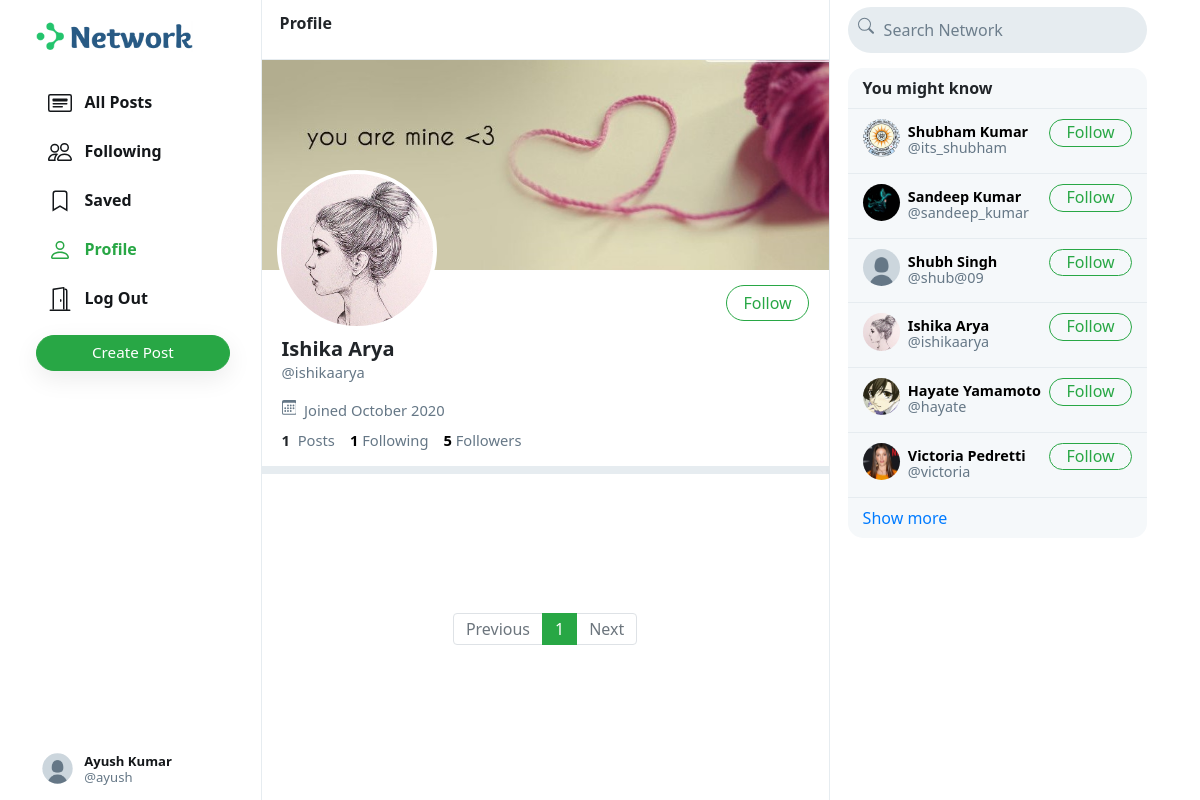
Page /ishikaarya (signed in) on the committed database.
### network/models.py (models this page shows, shortened)
class User(AbstractUser):
    profile_pic = models.ImageField(upload_to='profile_pic/')
    bio = models.TextField(max_length=160, blank=True, null=True)
    cover = models.ImageField(upload_to='covers/', blank=True)

### network/views.py (the view)
# urls.py: path("<str:username>", views.profile, name='profile'),
def profile(request, username):
    user = User.objects.get(username=username)
    all_posts = Post.objects.filter(creater=user).order_by('-date_created')
    paginator = Paginator(all_posts, 10)
    page_number = request.GET.get('page')
    if page_number == None:
        page_number = 1
    posts = paginator.get_page(page_number)
    followings = []
    suggestions = []
    follower = False
    if request.user.is_authenticated:
        followings = Follower.objects.filter(followers=request.user).values_list('user', flat=True)
        suggestions = User.objects.exclude(pk__in=followings).exclude(username=request.user.username).order_by("?")[:6]
        if request.user in Follower.objects.get(user=user).followers.all():
            follower = True
    follower_count = Follower.objects.get(user=user).followers.all().count()
    following_count = Follower.objects.filter(followers=user).count()
    return render(request, 'network/profile.html', {
        "username": user,
        "posts": posts,
        "posts_count": all_posts.count(),
        "suggestions": suggestions,
        "page": "profile",
        "is_follower": follower,
        "follower_count": follower_count,
        "following_count": following_count
    })

### network/templates/network/profile.html (shortened to what this page needs)
{% extends 'network/index.html' %}
{% load static %}
{% block profile %}
    <div class="profile-view" data-user="{{username.username}}">
        <div class="cover-image" style="background-image: url(/media/{{username.cover}})"></div>
        <div class="profile-image" style="background-image: url(/media/{{username.profile_pic}})"></div>
        <div class="profile-details">
            <div>
                {% if user.username == username.username %}
                    <button class="btn btn-outline-success float-right" id="edit-profile-btn">Edit Profile</button>
                {% elif is_follower %}
                    <button class="btn btn-success float-right" onclick="unfollow_user(this,'{{username.username}}','edit_page')" id="following-btn">Following</button>
                {% else %}
                    <button class="btn btn-outline-success float-right" onclick="follow_user(this,'{{username.username}}','edit_page')" id="follow-btn">Follow</button>
                {% endif %}
            </div>
            <div class="details-data">
                <h5>{{username.first_name}} {{username.last_name}}</h5>
                <div class="grey">@{{username.username}}</div>
                <div class="grey" style="padding: 8px 0px;">
                    &nbsp;Joined {{username.date_joined | date:"F Y"}}
                </div>
                <div>
                    <strong>
                        {{posts_count}}
                    </strong>
                    &nbsp;<span class="grey">Posts</span>
                    <a href="#">
                        <strong id="following__count">{{following_count | default:0}}</strong>&nbsp;<span class="grey">Following</span>
                    </a>
                    <a href="#">
                        <strong id="follower__count">{{follower_count | default:0}}</strong>&nbsp;<span class="grey">Followers</span>
                    </a>
                </div>
            </div>
        </div>
    </div>
    <div class="space"></div>
{% endblock %}

### network/templates/network/layout.html (shortened to what this page needs)
{% load static %}
<!DOCTYPE html>
<html lang="en">
    <head>
        <link rel="stylesheet" href="https://stackpath.bootstrapcdn.com/bootstrap/4.4.1/css/bootstrap.min.css">
        <link href="{% static 'network/styles.css' %}" rel="stylesheet">
    </head>
    <body>
        <div class="body" data-page="{{page}}">
            <div class="sidenav">
                <a href="{% url 'index' %}" class="navbar-brand">
                    <img src="{% static 'network/Images/logo.png' %}" height="31px">
                </a>
                <div style="height: 100%;">
                    <div>
                        <div>
                            <ul>
                                <li class="nav-item" id="all_posts">
                                <a href="{% url 'index' %}" class="nav-link">
                                    <div>
                                        &nbsp;&nbsp;All Posts
                                    </div>
                                </a>
                                </li>
                                {% if user.is_authenticated %}
                                    <li class="nav-item" id="following">
                                        <a href="{% url 'following' %}" class="nav-link">
                                            <div>
                                                &nbsp;&nbsp;Following
                                            </div>
                                        </a>
                                    </li>
                                    <li class="nav-item" id="saved">
                                        <a href="{% url 'saved' %}" class="nav-link">
                                            <div>
                                                <svg width="1.5em" height="1.5em" viewBox="0 0 16 16" class="bi bi-bookmark" fill="currentColor" xmlns="http://www.w3.org/2000/svg">
                                                    <path fill-rule="evenodd" d="M8 12l5 3V3a2 2 0 0 0-2-2H5a2 2 0 0 0-2 2v12l5-3zm-4 1.234l4-2.4 4 2.4V3a1 1 0 0 0-1-1H5a1 1 0 0 0-1 1v10.234z"/>
                                                  </svg>
                                                &nbsp;&nbsp;Saved
                                            </div>
                                        </a>
                                    </li>
                                    <li class="nav-item" id="profile">
                                        <a href="{% url 'profile' user.username %}" class="nav-link">
                                            <div>
                                                &nbsp;&nbsp;Profile
                                            </div>
                                        </a>
                                    </li>
                                    <li class="nav-item" id="logout">
                                        <a href="{% url 'logout' %}" class="nav-link">
                                            <div>
                                                &nbsp;&nbsp;Log Out
                                            </div>
                                        </a>
                                    </li>
                                {% endif %}
                            </ul>
                        </div>
                        {% if user.is_authenticated %}
                            <button id="popup-btn" class="btn btn-success new-post-btn" onclick="createpost()">Create Post</button>
                        {% endif %}
                    </div>
                    <div style="position: absolute; bottom: 10px;">
                        {% if user.is_authenticated %}
                            <li class="nav-item sidenav-user">
                                <a href="{% url 'profile' user.username %}" class="nav-link">
                                    <div class="user_account">
                                        <div class="small-profilepic" style="float: left; background-image: url(/media/{{user.profile_pic}})"></div>
                                        <div style="height: 2.7vw; margin: auto;">
                                            <div style="margin-top: 4px;"><strong>{{user.first_name}} {{user.last_name}}</strong></div>
                                            <div class="grey" style="margin-top: 4px;">@{{ user.username }}</div>
                                        </div>
                                    </div>
                                </a>
                            </li>
                        {% endif %}
                    </div>
                </div>
            </div>
            {% block body %}
            {% endblock %}
            <div class="right-div">
                <nav class="head">
                    <form action="#">
                        <div class="search-div">
                            <div>
                            </div>
                            <input type="text" name="query" id="search-box" placeholder="Search Network">
                        </div>
                    </form>
                </nav>
                <div class='right-div-content'>
                    <div class="space" style="background-color: white;"></div>
                    {% if user.is_authenticated %}
                        <div class="suggestion-box">
                            <div class="suggestion-header">
                                You might know
                            </div>
                            {% for suggestion in suggestions %}
                                <div class="suggestion-user">
                                    <div>
                                        <a href="{% url 'profile' suggestion.username %}">
                                            <div class="small-profilepic" style="background-image: url(/media/{{suggestion.profile_pic}})"></div>
                                        </a>
                                    </div>
                                    <div class="user-details">
                                        <a href="{% url 'profile' suggestion.username %}">
                                            <div id="user-name">
                                                <strong>
                                                    {{suggestion.first_name}} {{suggestion.last_name}}
                                                </strong>
                                            </div>
                                            <div class="grey">@{{suggestion.username}}</div>
                                        </a>
                                    </div>
                                    <div>
                                        <button class="btn btn-outline-success" type="button" onclick="follow_user(this,'{{suggestion.username}}','suggestion')">Follow</button>
                                    </div>
                                </div>
                            {% empty %}
                                    <div style="text-align: center; border-bottom: .5px solid #e6ecf0; padding: 10px 15px;">
                                        <span class="grey" style="font-size: .9em;">No suggestions available.</span>
                                    </div>
                            {% endfor %}
                            <div class="suggestion-footer">
                                <a href="#">Show more</a>
                            </div>
                        </div>
                    {% endif %}
                </div>
            </div>
        </div>
    </body>
</html>

### network/static/network/styles.css (style rules this page uses)
.body { display: flex; min-height: 100%; font-family: system-ui, sans-serif; }
.btn { border-radius: 20px; padding: 0.32rem 1rem 0.375rem 1rem; }
.btn, .btn:focus, .btn:active { box-shadow: none !important; -webkit-box-shadow: none !important; }
.grey { color: #657786; }
svg { vertical-align: text-top; }
.sidenav { height: 100%; width: 21.8%; position: fixed; top: 0; left: 0; padding: 15px; list-style: none; border-right: .5px solid #e6ecf0; z-index: 100; padding-left: 3%; background-color: white; }
.sidenav ul { list-style: none; padding-left: 0px; margin-top: 3vh; }
.sidenav li { margin-top: 7px; }
.sidenav .nav-link { color: #14171a; line-height: .7em; font-weight: 700; padding: 0px; }
.sidenav .nav-link > div { padding: 10px 20px 8px 12px; border-radius: 25px; line-height: 0.9em; width: max-content; }
.new-post-btn { padding-left: 55px !important; padding-right: 55px !important; font-size: .95em; font-weight: 530; box-shadow: rgba(0, 0, 0, 0.08) 0px 8px 24px !important; }
.user_account { display: flex; font-size: .82rem; font-weight: normal; padding-top: 3px !important; padding-bottom: 3px !important; padding-left: 3px !important; }
.user_account .small-profilepic { transform: scale(.82); margin-left: auto; margin-top: auto; }
.active a { color: #28a745 !important; }
.head { height: 7.5vh; }
.small-profilepic { width: 3.1vw; height: 3.1vw; border-radius: 9999px; overflow: hidden; margin-right: 8px; background-size: cover; background-repeat: no-repeat; background-position: center; box-sizing: content-box; }
.space { height: 8px; background-color: #e6ecf0; }
.cover-image { height: 210px; background-size: cover; background-position: center; background-repeat: no-repeat; background-color: #ccd6dd; }
.profile-image { width: 160px; height: 160px; position: absolute; left: 15px; top: 110px; border-radius: 99999px; border: 4px solid white; background-size: cover; background-repeat: no-repeat; background-position: center; background-color: white; }
.profile-details { padding: 15px 20px; }
.profile-details button { padding-bottom: 0.3rem; }
.profile-details > .details-data { margin-top: 52px; font-size: .92em; }
.profile-details h5 { font-weight: 800; margin-bottom: 0px; }
.profile-details a { color: black; text-decoration: none; }
.right-div { width: 28%; height: 100vh; position: fixed; right: 2.95%; border-left: .5px solid #e6ecf0; background-color: white; }
.right-div .head { padding: .9vh 1.5vw; }
.right-div .search-div { margin-left: auto; margin-right: auto; display: flex; border-radius: 25px; background-color: #e6ecf0; padding-left: 10px; padding-right: 10px; vertical-align: middle; }
#search-box { height: 5.7vh; border: none; background: none; outline: none; width: 100%; margin-left: 8px; }
#search-box::placeholder { color: #6d7e8c; }
.right-div-content { height: 92.5vh; overflow: auto; padding-left: 1.5vw; padding-right: 1.5vw; }
.suggestion-box, .guest-box { border-radius: 15px; overflow: hidden; background-color: #f5f8fa; }
.suggestion-header { padding: 13px 15px; line-height: .9em; font-weight: 800; border-bottom: .5px solid #e6ecf0; }
.suggestion-user { display: flex; padding: 10px 15px; font-size: .9em; border-bottom: .5px solid #e6ecf0; }
.suggestion-user a { color: black; text-decoration: none; }
.user-details { flex: 1; line-height: 1.1em; padding: 5px 0px 7px 0px; }
.suggestion-user .btn { padding: 0em 1em .09em 1em; }
.suggestion-footer { padding: 13px 15px; line-height: .9em; }
.suggestion-footer a { text-decoration: none; }

### rows in the picture
User: profile_pic (placeholder picture), first_name "Ayush", last_name "Kumar", username "ayush"
User: cover (picture), profile_pic (picture), first_name "Ishika", last_name "Arya", username "ishikaarya", date_joined "October 2020"
User: profile_pic (picture), first_name "Shubham", last_name "Kumar", username "its_shubham"
User: profile_pic (picture), first_name "Sandeep", last_name "Kumar", username "sandeep_kumar"
User: profile_pic (placeholder picture), first_name "Shubh", last_name "Singh", username "shub@09"
User: profile_pic (picture), first_name "Hayate", last_name "Yamamoto", username "hayate"
User: profile_pic (picture), first_name "Victoria", last_name "Pedretti", username "victoria"

### other values in the picture
{{ posts_count }} "1"
{{ following_count | default:0 }} "1"
{{ follower_count | default:0 }} "5"
{{ each }} "1"
